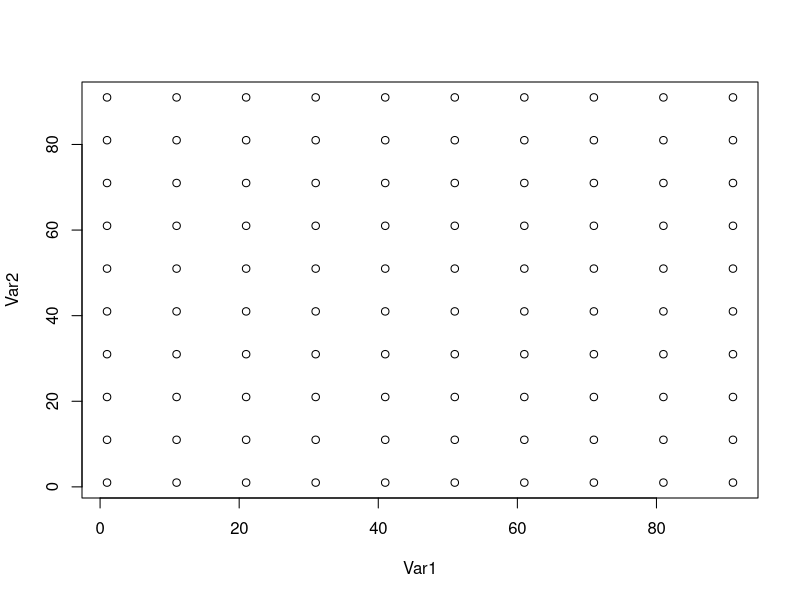
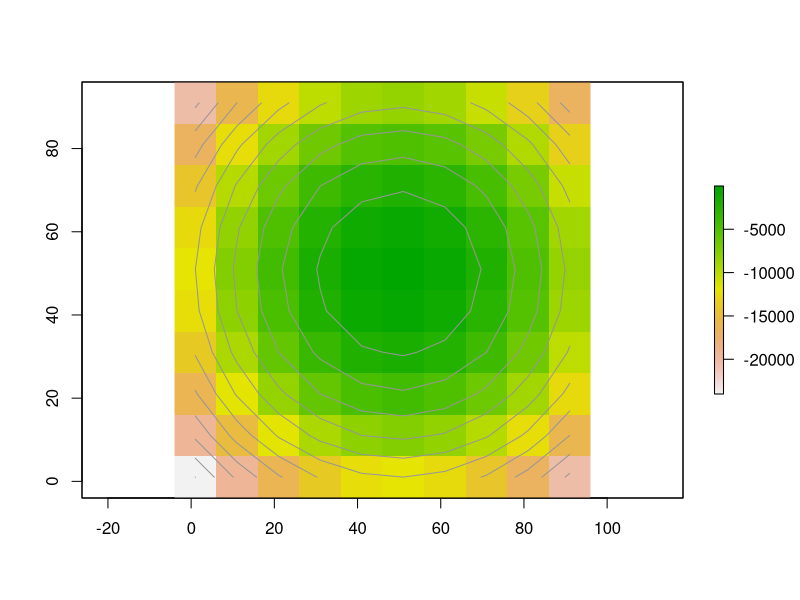
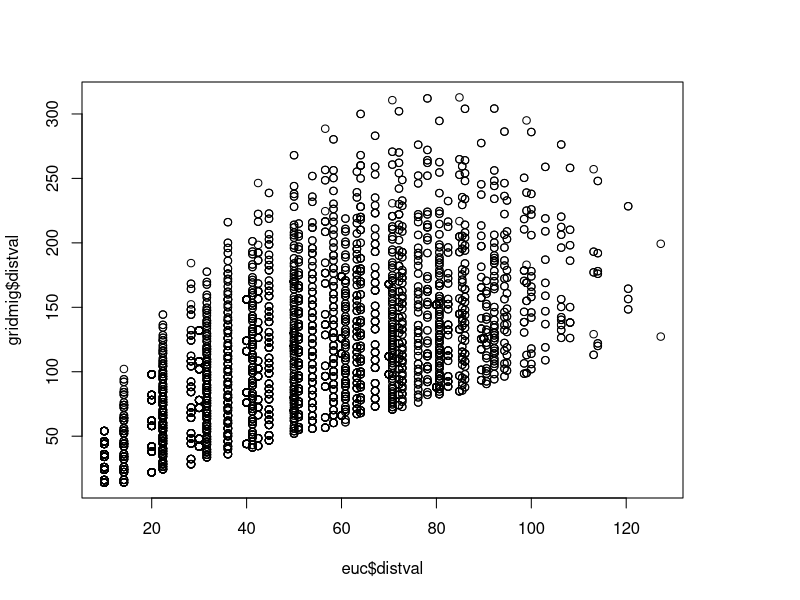

R code for these plots, in order: (Note: this script raises an error after producing the figures.)
## .................................................................................
## Purpose: Make a lattice model to use for the polySimIBD modeling framework
##
## Notes:
## .................................................................................
library(tidyverse)
library(raster)
set.seed(48)

#............................................................
# Make a spatial setup to ask two question (01; 02 scripts)
#     Will use a Lattice Model
#...........................................................
#......................
# Lattice
#......................
nCell <- 100
coords <- round(seq(1, nCell, by = 10))
latticemodel <- expand.grid(coords, coords)
plot(latticemodel)
colnames(latticemodel) <- c("longnum", "latnum")


#......................
# migration with mountain peak
#......................
latticemodel <- latticemodel %>%
  dplyr::mutate(migration = purrr::map2_dbl(longnum, latnum, function(x, y){
    mvtnorm::dmvnorm(c(x, y),
                     mean = c(nCell/2, nCell/2),
                     sigma = matrix(c(0.1, 0, 0, 0.1), ncol = 2),
                     log = T)
  }))

# visualize to confirm
plot(raster::rasterFromXYZ(latticemodel))
raster::contour(raster::rasterFromXYZ(latticemodel),
                add = TRUE, drawlabels = FALSE, col = "#969696")

# store, same approx order of mag as distance for migration
latticemodel <- latticemodel %>%
  dplyr::mutate(migration = migration/1e2,
                deme = 1:dplyr::n())


#............................................................
# true distance matrix based on gridmig
#...........................................................
# convert to raster
rstr <- raster::rasterFromXYZ(latticemodel)

#......................
# get combinations I need
#......................
locatcomb <- t(combn(sort(values(rstr$deme)), 2)) %>%
  tibble::as_tibble(., .name_repair = "minimal") %>%
  magrittr::set_colnames(c("deme1", "deme2"))

#......................
# calculate for euclidean and height
#......................
# euc and height
gridmig <- furrr::future_pmap_dbl(locatcomb, function(deme1, deme2){
  # get long lat
  xy1 <- latticemodel[latticemodel$deme == deme1, c("longnum", "latnum")]
  xy2 <- latticemodel[latticemodel$deme == deme2, c("longnum", "latnum")]

  # get height
  height1 <- raster::extract(rstr, xy1)[, "migration"]
  height2 <- raster::extract(rstr, xy2)[, "migration"]

  # euclidean distance
  euc <- dist(rbind(xy1, xy2))
  # "connectedness" is 1/distance plus difference in "heights" -- i.e. if same "plane" or not
  height <- sqrt((height2 - height1)^2)
  ret <- euc +  height
  return(ret)})

# save out for later
gridmig <- dplyr::bind_cols(locatcomb, distval = gridmig)
# spread out values for matrix
gridmigmat <- gridmig %>%
  tidyr::pivot_wider(data = .,
                     names_from = "deme2",
                     values_from = "distval")
gridmigmat[,1] <- NA
gridmigmat <- rbind.data.frame(gridmigmat, rep(NA, ncol(gridmigmat)))
# convert to matrix
gridmigmat <- as.matrix(gridmigmat)
# make symmetrical
gridmigmat[lower.tri(gridmigmat)]  <- t(gridmigmat)[lower.tri(gridmigmat)]

# liftover to migration PROBABILITY matrix w/out the diagonal
gridmigmat <- exp(-gridmigmat)
gridmigmat <- gridmigmat/rowSums(gridmigmat, na.rm = T)

# now add in diagonal and offset for stay more often -- 50% time at home
max_val <- max(gridmigmat, na.rm = T)
diag(gridmigmat) <- 1
# now re-make probability matrix
gridmigmat <- gridmigmat/rowSums(gridmigmat)

# sanity
table( sample(1:ncol(gridmigmat), size = 1e3, prob = gridmigmat[1,], replace = T) )
table( sample(1:ncol(gridmigmat), size = 1e3, prob = gridmigmat[56,], replace = T) )

#......................
# calculate for euclidean
#   NB -- this euclidean matrix is not use in this script -- it is saved for use in the Fq script
#......................
# euclidean
euc <- furrr::future_pmap_dbl(locatcomb, function(deme1, deme2){
  # get long lat
  xy1 <- latticemodel[latticemodel$deme == deme1, c("longnum", "latnum")]
  xy2 <- latticemodel[latticemodel$deme == deme2, c("longnum", "latnum")]

  # euclidean distance
  euc <- dist(rbind(xy1, xy2))
  return(as.numeric(euc))})

# save out for later
euc <- dplyr::bind_cols(locatcomb, distval = euc)
# spread out values for matrix
eucmat <- euc %>%
  tidyr::pivot_wider(data = .,
                     names_from = "deme2",
                     values_from = "distval")
eucmat[,1] <- NA
eucmat <- rbind.data.frame(eucmat, rep(NA, ncol(eucmat)))
# convert to matrix
eucmat <- as.matrix(eucmat)
# make symmetrical
eucmat[lower.tri(eucmat)]  <- t(eucmat)[lower.tri(eucmat)]

# liftover to migration PROBABILITY matrix w/out the diagonal
eucmat <- exp(-eucmat)
eucmat <- eucmat/rowSums(eucmat, na.rm = T)

# now add in diagonal element
max_val <- max(eucmat, na.rm = T)
# some offset for more stay -- about 50% of time want them to stay
diag(eucmat) <- 1

# liftover to migration PROBABILITY matrix WITH the diagonal
eucmat <- eucmat/rowSums(eucmat)

# sanity
table( sample(1:ncol(eucmat), size = 1e3, prob = eucmat[1,], replace = T) )
table( sample(1:ncol(eucmat), size = 1e3, prob = eucmat[56,], replace = T) )

# quick compare
plot(euc$distval, gridmig$distval)

#............................................................
# Save out
#...........................................................
dir.create("data/sim_data/")
saveRDS(latticemodel, "data/sim_data/lattice_model.rds")
saveRDS(eucmat, "data/sim_data/euclidean_prob_matrix.rds")
saveRDS(gridmigmat, "data/sim_data/gridmig_prob_matrix.rds")
saveRDS(gridmig, "data/sim_data/gridmig_geodist.rds")
saveRDS(euc, "data/sim_data/euclidean_geodist.rds")
